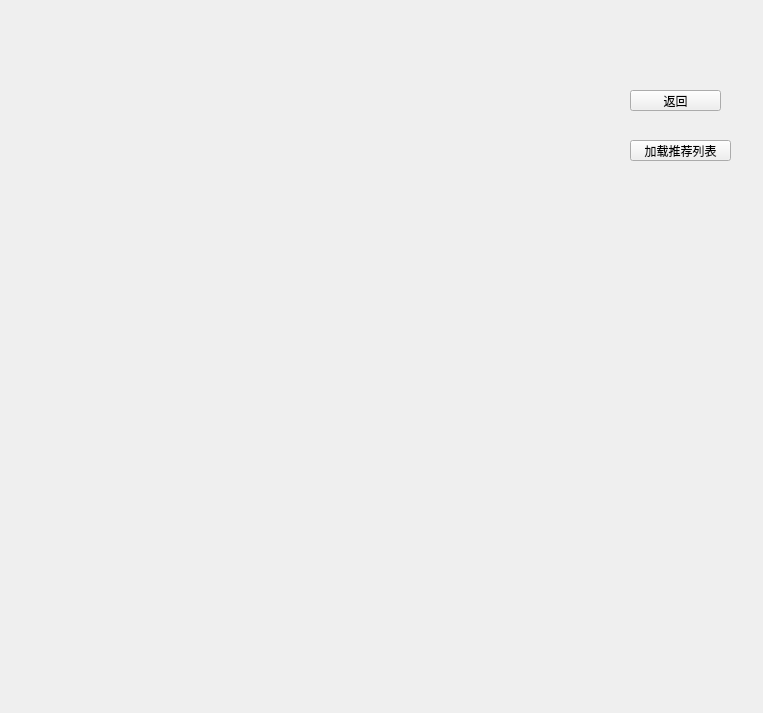
<?xml version="1.0" encoding="UTF-8"?>
<ui version="4.0">
 <class>Manager_Interface</class>
 <widget class="QWidget" name="Manager_Interface">
  <property name="geometry">
   <rect>
    <x>0</x>
    <y>0</y>
    <width>763</width>
    <height>713</height>
   </rect>
  </property>
  <property name="windowTitle">
   <string>Manager_Interface</string>
  </property>
  <widget class="SearchAndSelect" name="search_widget" native="true">
   <property name="geometry">
    <rect>
     <x>120</x>
     <y>30</y>
     <width>350</width>
     <height>101</height>
    </rect>
   </property>
  </widget>
  <widget class="QWidget" name="verticalLayoutWidget">
   <property name="geometry">
    <rect>
     <x>20</x>
     <y>169</y>
     <width>561</width>
     <height>411</height>
    </rect>
   </property>
   <layout class="QVBoxLayout" name="testLayout"/>
  </widget>
  <widget class="QPushButton" name="pushButton_return">
   <property name="geometry">
    <rect>
     <x>630</x>
     <y>90</y>
     <width>91</width>
     <height>21</height>
    </rect>
   </property>
   <property name="text">
    <string>返回</string>
   </property>
  </widget>
  <widget class="QPushButton" name="pushButton">
   <property name="geometry">
    <rect>
     <x>630</x>
     <y>140</y>
     <width>101</width>
     <height>21</height>
    </rect>
   </property>
   <property name="text">
    <string>加载推荐列表</string>
   </property>
  </widget>
 </widget>
 <customwidgets>
  <customwidget>
   <class>SearchAndSelect</class>
   <extends>QWidget</extends>
   <header location="global">searchandselect.h</header>
   <container>1</container>
  </customwidget>
 </customwidgets>
 <resources/>
 <connections/>
</ui>
